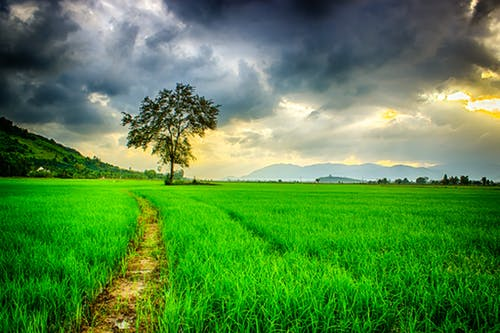
#> input picture image.png, 500 x 333 px
$ jupyter execute 'Extracting Dominant Colours.ipynb'
#> lines starting #> are read from the running program, lines starting #| are printed output that depends on the picture
[cell 1]
import matplotlib.pyplot as plt
import cv2
import numpy as np

[cell 2]
im = cv2.imread('image.png')
#> im is the input picture: shape (333, 500, 3); mean B, G, R 69.6, 136.4, 85.8
im = cv2.cvtColor(im,cv2.COLOR_BGR2RGB)
original_shape = im.shape
#> original_shape = (333, 500, 3)
print(im.shape)
#| (333, 500, 3)

[cell 3]
plt.imshow(im)
plt.show()

[cell 4]
all_pixels = im.reshape((-1,3))
print(all_pixels.shape)
#| (166500, 3)

[cell 5]
from sklearn.cluster import KMeans

[cell 6]
dominant_colors = 7
km = KMeans(n_clusters=dominant_colors)
km.fit(all_pixels)

[cell 7]
centers = km.cluster_centers_
centers = np.array(centers,dtype='uint8')

[cell 8]
centers

[cell 9]
i=1
plt.figure(0,figsize=(8,2))
colors = []

for each_col in centers:
    plt.subplot(1,7,i)
    plt.axis("off")
    i+=1

    colors.append(each_col)

    a=np.zeros((100,100,3),dtype="uint8")
    a[:,:,:] = each_col
    plt.imshow(a)
plt.show()
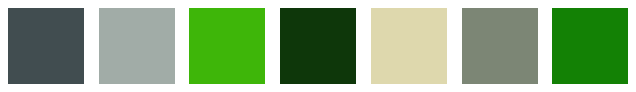
#> figure drawn by matplotlib, 7 panels

[cell 10]
new_img = np.zeros((333*500,3),dtype='uint8')

[cell 11]
for ix in range(new_img.shape[0]):
    new_img[ix] = colors[km.labels_[ix]]

new_img = new_img.reshape((original_shape))
plt.imshow(new_img)
plt.show()
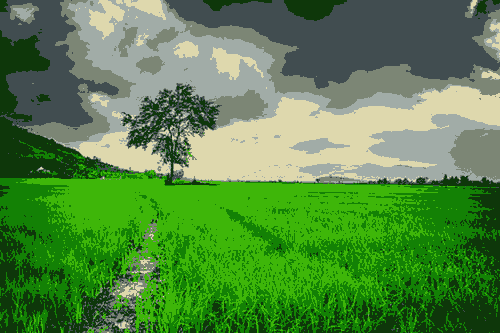
#> shown: shape (333, 500, 3); mean R, G, B 85.2, 135.9, 69.2
